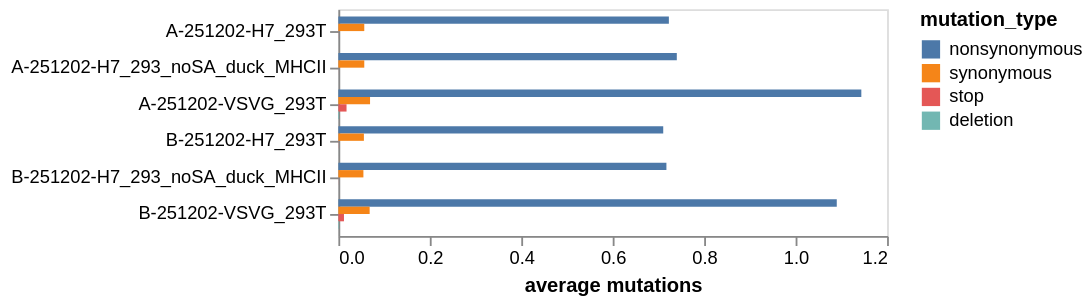

This figure's notebook cell:
### Markdown cell above
## Average mutations per variant
Plot average number of mutations per variant of each type of codon mutation:

### Code cell
avg_muts = (
    variants.numCodonMutsByType(
        variant_type="all",
        libraries=variants.libraries,
    )
    .drop(columns=["count", "num_muts_count"])
    .merge(barcode_runs, validate="many_to_one")
    # remove categorical to enable plotting below
    .assign(mutation_type=lambda x: x["mutation_type"].tolist())
    .rename(columns={"number": "average mutations"})
)

mut_type_selection = alt.selection_point(fields=["mutation_type"], bind="legend")
mut_types = avg_muts["mutation_type"].unique()

avg_muts_chart = (
    alt.Chart(avg_muts)
    .encode(
        x=alt.X("average mutations", axis=alt.Axis(grid=False)),
        y=alt.Y("sample", title=None),
        yOffset=alt.YOffset("mutation_type", sort=mut_types),
        color=alt.Color("mutation_type", scale=alt.Scale(domain=mut_types)),
        tooltip=[
            alt.Tooltip(c, format=".3g") if c == "average mutations" else c
            for c in avg_muts.columns
        ],
    )
    .mark_bar()
    .properties(height=alt.Step(20, **{"for": "position"}), width=300)
    .configure_axis(labelLimit=500)
    .add_params(mut_type_selection, *selections)
    .transform_filter(mut_type_selection)
)

for selection in selections:
    avg_muts_chart = avg_muts_chart.transform_filter(selection)

avg_muts_chart

### Figure 1 — Vega-Lite specification as saved in the notebook (floating-point values rounded to 4 significant figures)
{"config": {"view": {"continuousWidth": 300, "continuousHeight": 300}, "axis": {"labelLimit": 500}}, "data": {"name": "data-2f332dd135d98d2ca4898c231d5892ab"}, "mark": {"type": "bar"}, "encoding": {"color": {"field": "mutation_type", "scale": {"domain": ["nonsynonymous", "synonymous", "stop", "deletion"]}, "type": "nominal"}, "tooltip": [{"field": "library", "type": "nominal"}, {"field": "sample", "type": "nominal"}, {"field": "mutation_type", "type": "nominal"}, {"field": "average mutations", "format": ".3g", "type": "quantitative"}, {"field": "date", "type": "nominal"}], "x": {"axis": {"grid": false}, "field": "average mutations", "type": "quantitative"}, "y": {"field": "sample", "title": null, "type": "nominal"}, "yOffset": {"field": "mutation_type", "sort": ["nonsynonymous", "synonymous", "stop", "deletion"], "type": "nominal"}}, "height": {"step": 20, "for": "position"}, "params": [{"name": "param_7", "select": {"type": "point", "fields": ["mutation_type"]}, "bind": "legend"}, {"name": "param_1", "select": {"type": "point", "fields": ["library"]}, "bind": {"input": "select", "options": [null, "A", "B"], "labels": ["all", "A", "B"], "name": "library"}}, {"name": "param_2", "select": {"type": "point", "fields": ["date"]}, "bind": {"input": "select", "options": [null, "2025-12-02"], "labels": ["all", "2025-12-02"], "name": "date"}}], "transform": [{"filter": {"param": "param_7"}}, {"filter": {"param": "param_1"}}, {"filter": {"param": "param_2"}}], "width": 300, "$schema": "https://vega.github.io/schema/vega-lite/v5.20.1.json", "datasets": {"data-2f332dd135d98d2ca4898c231d5892ab": [{"library": "A", "sample": "A-251202-H7_293T", "mutation_type": "nonsynonymous", "average mutations": 0.7228, "date": "2025-12-02"}, {"library": "A", "sample": "A-251202-H7_293T", "mutation_type": "synonymous", "average mutations": 0.05667, "date": "2025-12-02"}, {"library": "A", "sample": "A-251202-H7_293T", "mutation_type": "stop", "average mutations": 0.0001876, "date": "2025-12-02"}, {"library": "A", "sample": "A-251202-H7_293T", "mutation_type": "deletion", "average mutations": 1.322e-05, "date": "2025-12-02"}, {"library": "A", "sample": "A-251202-H7_293_noSA_duck_MHCII", "mutation_type": "nonsynonymous", "average mutations": 0.7402, "date": "2025-12-02"}, {"library": "A", "sample": "A-251202-H7_293_noSA_duck_MHCII", "mutation_type": "synonymous", "average mutations": 0.05667, "date": "2025-12-02"}, {"library": "A", "sample": "A-251202-H7_293_noSA_duck_MHCII", "mutation_type": "stop", "average mutations": 8.837e-05, "date": "2025-12-02"}, {"library": "A", "sample": "A-251202-H7_293_noSA_duck_MHCII", "mutation_type": "deletion", "average mutations": 1.609e-05, "date": "2025-12-02"}, {"library": "A", "sample": "A-251202-VSVG_293T", "mutation_type": "nonsynonymous", "average mutations": 1.144, "date": "2025-12-02"}, {"library": "A", "sample": "A-251202-VSVG_293T", "mutation_type": "synonymous", "average mutations": 0.0693, "date": "2025-12-02"}, {"library": "A", "sample": "A-251202-VSVG_293T", "mutation_type": "stop", "average mutations": 0.01787, "date": "2025-12-02"}, {"library": "A", "sample": "A-251202-VSVG_293T", "mutation_type": "deletion", "average mutations": 0.001331, "date": "2025-12-02"}, {"library": "B", "sample": "B-251202-H7_293T", "mutation_type": "nonsynonymous", "average mutations": 0.7105, "date": "2025-12-02"}, {"library": "B", "sample": "B-251202-H7_293T", "mutation_type": "synonymous", "average mutations": 0.05584, "date": "2025-12-02"}, {"library": "B", "sample": "B-251202-H7_293T", "mutation_type": "stop", "average mutations": 0.000296, "date": "2025-12-02"}, {"library": "B", "sample": "B-251202-H7_293T", "mutation_type": "deletion", "average mutations": 5.503e-05, "date": "2025-12-02"}, {"library": "B", "sample": "B-251202-H7_293_noSA_duck_MHCII", "mutation_type": "nonsynonymous", "average mutations": 0.7174, "date": "2025-12-02"}, {"library": "B", "sample": "B-251202-H7_293_noSA_duck_MHCII", "mutation_type": "synonymous", "average mutations": 0.05475, "date": "2025-12-02"}, {"library": "B", "sample": "B-251202-H7_293_noSA_duck_MHCII", "mutation_type": "stop", "average mutations": 0.0001738, "date": "2025-12-02"}, {"library": "B", "sample": "B-251202-H7_293_noSA_duck_MHCII", "mutation_type": "deletion", "average mutations": 1.685e-05, "date": "2025-12-02"}, {"library": "B", "sample": "B-251202-VSVG_293T", "mutation_type": "nonsynonymous", "average mutations": 1.09, "date": "2025-12-02"}, {"library": "B", "sample": "B-251202-VSVG_293T", "mutation_type": "synonymous", "average mutations": 0.06844, "date": "2025-12-02"}, {"library": "B", "sample": "B-251202-VSVG_293T", "mutation_type": "stop", "average mutations": 0.01225, "date": "2025-12-02"}, {"library": "B", "sample": "B-251202-VSVG_293T", "mutation_type": "deletion", "average mutations": 0.001139, "date": "2025-12-02"}]}}
